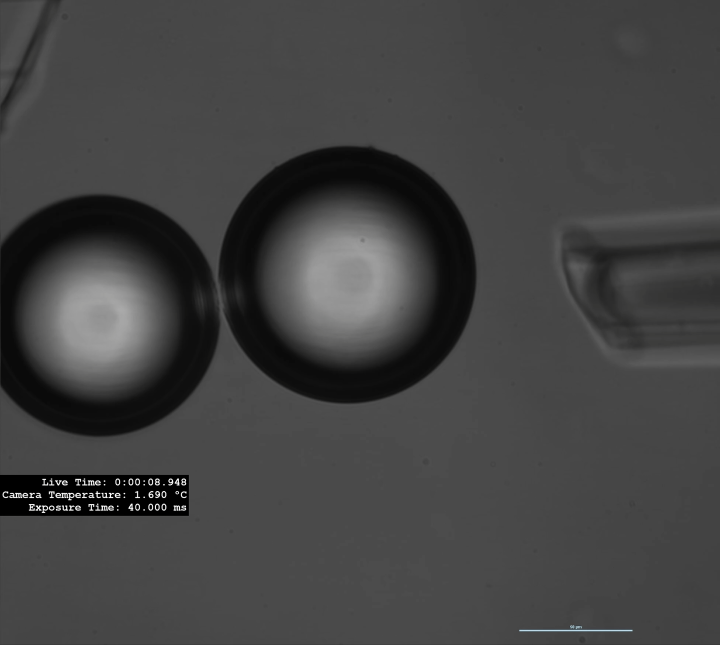
#> input picture resources/example.PNG, 1440 x 1289 px (shown at 1/2 size)
$ python processor.py
#> lines starting #> are read from the running program, lines starting #| are printed output that depends on the picture; after the words box and inside, x2 and y2 are one past the last pixel; in counts of white or black regions, pixels touching at a corner belong together
import cv2
import numpy as np

img = cv2.imread('../resources/example.PNG', cv2.IMREAD_COLOR)
#> img is the input picture: shape (1289, 1440, 3); mean B, G, R 66.8, 66.8, 66.8

gray = cv2.cvtColor(img, cv2.COLOR_BGR2GRAY)


gray_blurred = cv2.blur(gray, (3, 3))

detected_circles = cv2.HoughCircles(gray_blurred,
                                    cv2.HOUGH_GRADIENT, 1, 20, param1=50,
                                    param2=30, minRadius=30, maxRadius=400)
#> detected_circles = 45 rows, first 8: [693.5, 549.5, 257.7], [197.5, 631.5, 241.9], [706.5, 533.5, 277], [714.5, 563.5, 281.7], [184.5, 650.5, 264.5], [181.5, 616.5, 263.1], [679.5, 534.5, 277.8], [675.5, 566.5, 282.5]

# Draw circles that are detected.
if detected_circles is not None:

    # Convert the circle parameters a, b and r to integers.
    detected_circles = np.uint16(np.around(detected_circles))
#> detected_circles = 45 rows, first 8: [694, 550, 258], [198, 632, 242], [706, 534, 277], [714, 564, 282], [184, 650, 264], [182, 616, 263], [680, 534, 278], [676, 566, 282]

    for pt in detected_circles[0, :]:
        a, b, r = pt[0], pt[1], pt[2]

        # Draw the circumference of the circle.
        cv2.circle(img, (a, b), r, (0, 255, 0), 2)

        # Draw a small circle (of radius 1) to show the center.
        cv2.circle(img, (a, b), 1, (0, 0, 255), 3)
#> this loop made 45 passes
#> (a, b, r) on passes 1 to 12: (694, 550, 258), (198, 632, 242), (706, 534, 277), (714, 564, 282), (184, 650, 264), (182, 616, 263), (680, 534, 278), (676, 566, 282), (214, 608, 214), (218, 640, 220), (698, 574, 282), (168, 684, 301)
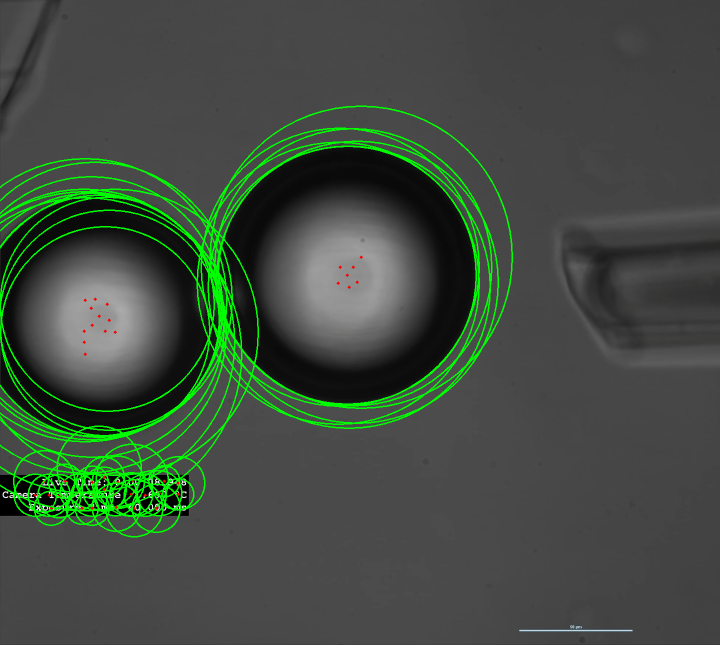
#> img: shape (1289, 1440, 3) (shown at 1/2 size); 4.6% of pixels changed, all inside (x1, y1, x2, y2) = (0, 211, 1026, 1075)

    cv2.imshow("Detected Circle", img)
    cv2.waitKey(0)

else:
    print("no circles")
